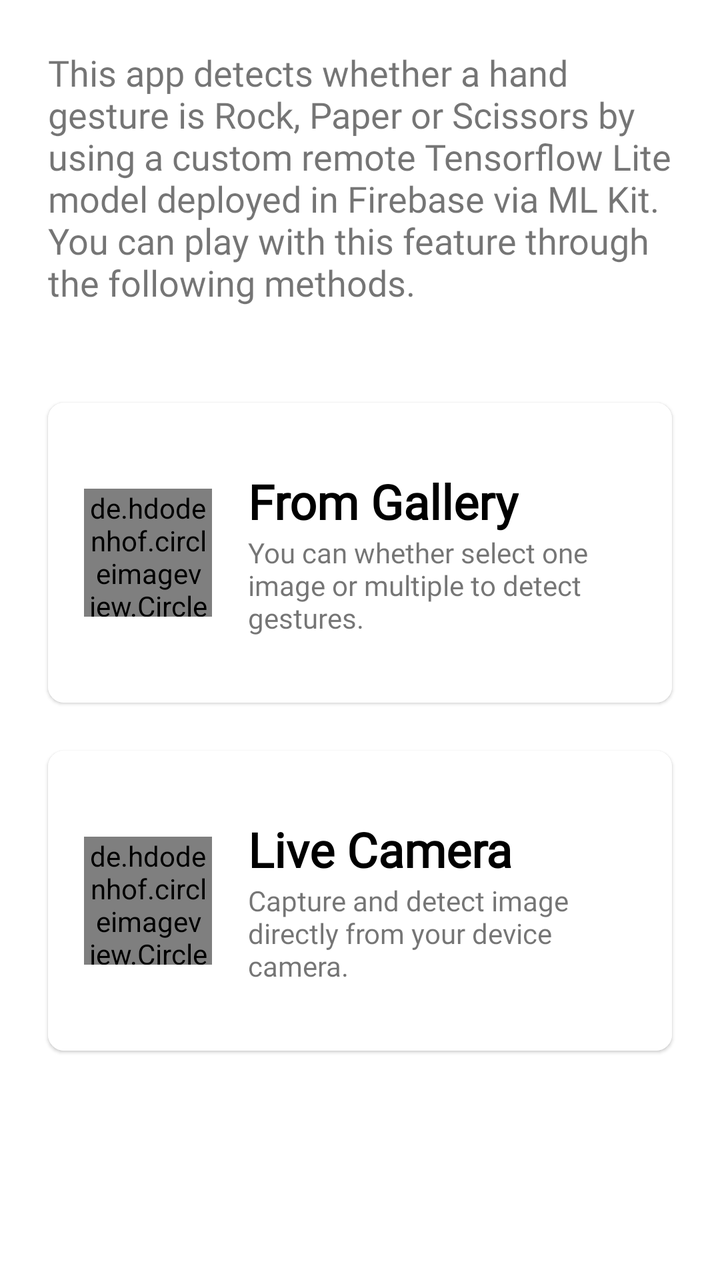
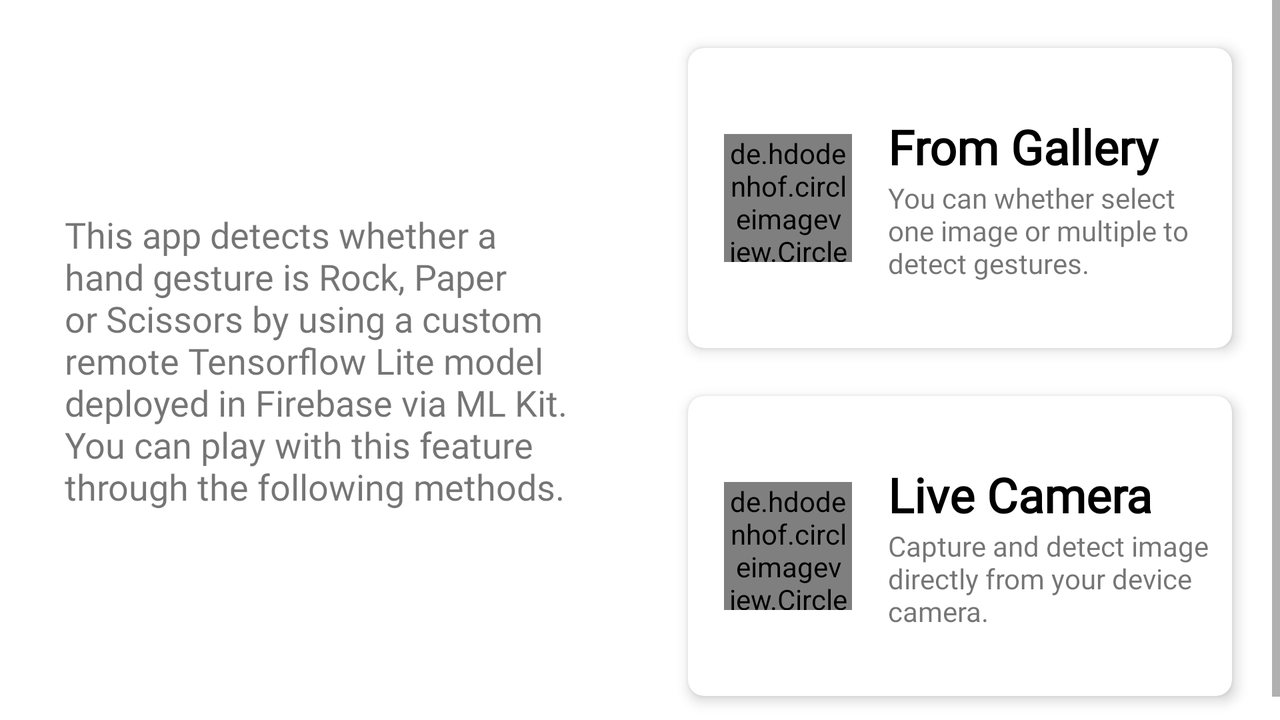

Compare how this app lays out the same screen by default and in its alternative resource folder. The renders come first, then the two layout files and the values they reference.
<!-- AndroidManifest.xml: application theme AppTheme -->
<!-- res/layout/fragment_methods.xml -->
<?xml version="1.0" encoding="utf-8"?>
<ScrollView
    xmlns:android="http://schemas.android.com/apk/res/android"
    android:layout_width="match_parent"
    android:layout_height="match_parent"
    xmlns:app="http://schemas.android.com/apk/res-auto">

    <RelativeLayout
        android:layout_width="match_parent"
        android:layout_height="wrap_content">


        <TextView
            android:id="@+id/feature_desc"
            android:layout_width="wrap_content"
            android:layout_height="wrap_content"
            android:layout_alignParentTop="true"
            android:layout_centerInParent="true"
            android:layout_margin="24dp"
            android:fontFamily="@font/montserrat"
            android:gravity="center|fill"
            android:text="@string/feature_desc"
            android:textSize="18sp" />


        <com.google.android.material.card.MaterialCardView
            android:id="@+id/cv_gallery"
            android:layout_width="match_parent"
            android:layout_height="150dp"
            android:layout_below="@+id/feature_desc"
            android:layout_margin="24dp"
            app:cardCornerRadius="8dp"
            android:clickable="true"
            android:focusable="true"
            android:foreground="?attr/selectableItemBackground">

            <RelativeLayout
                android:layout_width="match_parent"
                android:layout_height="match_parent"
                android:background="@color/rv_item_color">

                <de.hdodenhof.circleimageview.CircleImageView
                    android:id="@+id/iv_gallery"
                    android:layout_width="64dp"
                    android:layout_height="64dp"
                    android:src="@drawable/icon_gallery"
                    app:civ_border_width="2dp"
                    android:layout_margin="18dp"
                    android:layout_centerInParent="true"
                    android:layout_alignParentStart="true"
                    app:civ_border_color="@color/splash_background"/>

                <RelativeLayout
                    android:layout_width="wrap_content"
                    android:layout_height="wrap_content"
                    android:layout_centerInParent="true"
                    android:layout_toEndOf="@+id/iv_gallery">

                    <TextView
                        android:id="@+id/tv_header_1"
                        android:layout_width="wrap_content"
                        android:layout_height="wrap_content"
                        android:text="@string/gallery_header"
                        android:fontFamily="@font/montserrat"
                        android:textColor="@color/text_color_primary"
                        android:textStyle="bold"
                        android:textSize="24sp"/>


                    <TextView
                        android:layout_width="wrap_content"
                        android:layout_height="wrap_content"
                        android:layout_below="@+id/tv_header_1"
                        android:fontFamily="@font/montserrat"
                        android:layout_marginEnd="8dp"
                        android:text="@string/gallery_desc"/>


                </RelativeLayout>


            </RelativeLayout>

        </com.google.android.material.card.MaterialCardView>

        <com.google.android.material.card.MaterialCardView
            android:id="@+id/cv_camera"
            android:layout_width="match_parent"
            android:layout_height="150dp"
            android:layout_below="@+id/cv_gallery"
            android:layout_marginStart="24dp"
            android:layout_marginEnd="24dp"
            android:layout_marginBottom="24dp"
            app:cardCornerRadius="8dp"
            android:clickable="true"
            android:focusable="true"
            android:foreground="?attr/selectableItemBackground">

            <RelativeLayout
                android:layout_width="match_parent"
                android:layout_height="match_parent"
                android:background="@color/rv_item_color">

                <de.hdodenhof.circleimageview.CircleImageView
                    android:id="@+id/iv_camera"
                    android:layout_width="64dp"
                    android:layout_height="64dp"
                    android:src="@drawable/icon_camera"
                    app:civ_border_width="2dp"
                    android:layout_margin="18dp"
                    android:layout_centerInParent="true"
                    android:layout_alignParentStart="true"
                    app:civ_border_color="@color/splash_background"/>

                <RelativeLayout
                    android:layout_width="wrap_content"
                    android:layout_height="wrap_content"
                    android:layout_centerInParent="true"
                    android:layout_toEndOf="@+id/iv_camera">

                    <TextView
                        android:id="@+id/tv_header_2"
                        android:layout_width="wrap_content"
                        android:layout_height="wrap_content"
                        android:text="@string/camera_header"
                        android:fontFamily="@font/montserrat"
                        android:textColor="@color/text_color_primary"
                        android:textStyle="bold"
                        android:textSize="24sp"/>


                    <TextView
                        android:layout_width="wrap_content"
                        android:layout_height="wrap_content"
                        android:layout_below="@+id/tv_header_2"
                        android:fontFamily="@font/montserrat"
                        android:layout_marginEnd="8dp"
                        android:text="@string/camera_desc"/>


                </RelativeLayout>


            </RelativeLayout>

        </com.google.android.material.card.MaterialCardView>


    </RelativeLayout>

</ScrollView>
<!-- resources referenced by this layout -->
<resources>
  <color name="rv_item_color">#FFFFFF</color>
  <color name="splash_background">#FFFFFF</color>
  <color name="text_color_primary">#000000</color>
  <!-- drawable icon_camera: vector/xml drawable (drawable, 3908 chars, omitted) -->
  <!-- drawable icon_gallery: vector/xml drawable (drawable, 2663 chars, omitted) -->
  <string name="camera_desc">Capture and detect image directly from your device camera.</string>
  <string name="camera_header">Live Camera</string>
  <string name="feature_desc">This app detects whether a hand gesture is Rock, Paper or Scissors by using a custom remote Tensorflow Lite model deployed in Firebase via ML Kit. You can play with this feature through the following methods.</string>
  <string name="gallery_desc">You can whether select one image or multiple to detect gestures.</string>
  <string name="gallery_header">From Gallery</string>
  <style name="AppTheme" parent="Theme.MaterialComponents.DayNight.NoActionBar">
          
          <item name="colorPrimary">@color/colorPrimary</item>
          <item name="colorPrimaryDark">@color/colorPrimaryDark</item>
          <item name="colorAccent">@color/colorAccent</item>
          <item name="android:windowDrawsSystemBarBackgrounds">true</item>
          <item name="android:windowContentTransitions">true</item>
      </style>
  <color name="colorPrimary">#FFFFFF</color>
  <color name="colorPrimaryDark">#3700B3</color>
  <color name="colorAccent">#6200EE</color>
</resources>
<!-- res/layout-land/fragment_methods.xml (the repository's variant of the layout above) -->
<!-- drawn on the phone turned sideways -->
<?xml version="1.0" encoding="utf-8"?>
<androidx.constraintlayout.widget.ConstraintLayout
    xmlns:android="http://schemas.android.com/apk/res/android"
    android:layout_width="match_parent"
    android:layout_height="match_parent"
    xmlns:app="http://schemas.android.com/apk/res-auto">

    <TextView
        android:id="@+id/feature_desc"
        android:layout_width="0dp"
        android:layout_height="wrap_content"
        android:layout_alignParentTop="true"
        android:layout_centerInParent="true"
        android:layout_margin="24dp"
        android:fontFamily="@font/montserrat"
        android:gravity="center|fill"
        android:text="@string/feature_desc"
        android:textSize="18sp"
        app:layout_constraintBottom_toBottomOf="parent"
        app:layout_constraintEnd_toStartOf="@+id/scrollView2"
        app:layout_constraintHorizontal_bias="0.517"
        app:layout_constraintStart_toStartOf="parent"
        app:layout_constraintTop_toTopOf="parent"
        app:layout_constraintWidth_percent="0.4" />

    <ScrollView
        android:id="@+id/scrollView2"
        android:layout_width="0dp"
        android:layout_height="match_parent"
        app:layout_constraintBottom_toBottomOf="parent"
        app:layout_constraintEnd_toEndOf="parent"
        app:layout_constraintTop_toTopOf="parent"
        app:layout_constraintWidth_percent="0.5">

        <RelativeLayout
            android:layout_width="match_parent"
            android:layout_height="wrap_content">

            <com.google.android.material.card.MaterialCardView
                android:id="@+id/cv_gallery"
                android:layout_width="match_parent"
                android:layout_height="150dp"
                android:layout_margin="24dp"
                android:clickable="true"
                android:focusable="true"
                android:foreground="?attr/selectableItemBackground"
                app:cardCornerRadius="8dp"
                app:cardElevation="4dp">

                <RelativeLayout
                    android:layout_width="match_parent"
                    android:layout_height="match_parent">

                    <de.hdodenhof.circleimageview.CircleImageView
                        android:id="@+id/iv_gallery"
                        android:layout_width="64dp"
                        android:layout_height="64dp"
                        android:layout_alignParentStart="true"
                        android:layout_centerInParent="true"
                        android:layout_margin="18dp"
                        android:src="@drawable/icon_gallery"
                        app:civ_border_color="@color/splash_background"
                        app:civ_border_width="2dp" />

                    <RelativeLayout
                        android:layout_width="wrap_content"
                        android:layout_height="wrap_content"
                        android:layout_centerInParent="true"
                        android:layout_toEndOf="@+id/iv_gallery">

                        <TextView
                            android:id="@+id/tv_header_1"
                            android:layout_width="wrap_content"
                            android:layout_height="wrap_content"
                            android:fontFamily="@font/montserrat"
                            android:text="@string/gallery_header"
                            android:textColor="@color/text_color_primary"
                            android:textSize="24sp"
                            android:textStyle="bold" />


                        <TextView
                            android:layout_width="wrap_content"
                            android:layout_height="wrap_content"
                            android:layout_below="@+id/tv_header_1"
                            android:layout_marginEnd="8dp"
                            android:fontFamily="@font/montserrat"
                            android:text="@string/gallery_desc" />


                    </RelativeLayout>


                </RelativeLayout>

            </com.google.android.material.card.MaterialCardView>

            <com.google.android.material.card.MaterialCardView
                android:id="@+id/cv_camera"
                android:layout_width="match_parent"
                android:layout_height="150dp"
                android:layout_below="@+id/cv_gallery"
                android:layout_marginStart="24dp"
                android:layout_marginEnd="24dp"
                android:layout_marginBottom="24dp"
                android:clickable="true"
                android:focusable="true"
                android:foreground="?attr/selectableItemBackground"
                app:cardCornerRadius="8dp"
                app:cardElevation="4dp">

                <RelativeLayout
                    android:layout_width="match_parent"
                    android:layout_height="match_parent">

                    <de.hdodenhof.circleimageview.CircleImageView
                        android:id="@+id/iv_camera"
                        android:layout_width="64dp"
                        android:layout_height="64dp"
                        android:layout_alignParentStart="true"
                        android:layout_centerInParent="true"
                        android:layout_margin="18dp"
                        android:src="@drawable/icon_camera"
                        app:civ_border_color="@color/splash_background"
                        app:civ_border_width="2dp" />

                    <RelativeLayout
                        android:layout_width="wrap_content"
                        android:layout_height="wrap_content"
                        android:layout_centerInParent="true"
                        android:layout_toEndOf="@+id/iv_camera">

                        <TextView
                            android:id="@+id/tv_header_2"
                            android:layout_width="wrap_content"
                            android:layout_height="wrap_content"
                            android:fontFamily="@font/montserrat"
                            android:text="@string/camera_header"
                            android:textColor="@color/text_color_primary"
                            android:textSize="24sp"
                            android:textStyle="bold" />


                        <TextView
                            android:layout_width="wrap_content"
                            android:layout_height="wrap_content"
                            android:layout_below="@+id/tv_header_2"
                            android:layout_marginEnd="8dp"
                            android:fontFamily="@font/montserrat"
                            android:text="@string/camera_desc" />


                    </RelativeLayout>


                </RelativeLayout>

            </com.google.android.material.card.MaterialCardView>

        </RelativeLayout>

    </ScrollView>


</androidx.constraintlayout.widget.ConstraintLayout>
<!-- resources referenced by the variant -->
<!-- as the phone turned sideways resolves them -->
<resources>
  <color name="splash_background">#FFFFFF</color>
  <color name="text_color_primary">#000000</color>
  <!-- drawable icon_camera: vector/xml drawable (drawable, 3908 chars, omitted) -->
  <!-- drawable icon_gallery: vector/xml drawable (drawable, 2663 chars, omitted) -->
  <string name="camera_desc">Capture and detect image directly from your device camera.</string>
  <string name="camera_header">Live Camera</string>
  <string name="feature_desc">This app detects whether a hand gesture is Rock, Paper or Scissors by using a custom remote Tensorflow Lite model deployed in Firebase via ML Kit. You can play with this feature through the following methods.</string>
  <string name="gallery_desc">You can whether select one image or multiple to detect gestures.</string>
  <string name="gallery_header">From Gallery</string>
  <style name="AppTheme" parent="Theme.MaterialComponents.DayNight.NoActionBar">
          
          <item name="colorPrimary">@color/colorPrimary</item>
          <item name="colorPrimaryDark">@color/colorPrimaryDark</item>
          <item name="colorAccent">@color/colorAccent</item>
          <item name="android:windowDrawsSystemBarBackgrounds">true</item>
          <item name="android:windowContentTransitions">true</item>
      </style>
  <color name="colorPrimary">#FFFFFF</color>
  <color name="colorPrimaryDark">#3700B3</color>
  <color name="colorAccent">#6200EE</color>
</resources>
